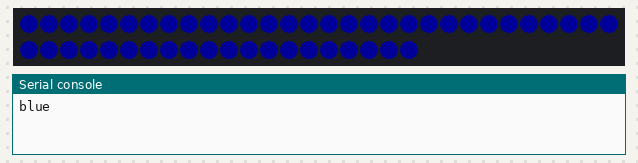
Bench run of a program on a simulated Raspberry Pi Pico running MicroPython. On the bench: 50 RGB LEDs in strip order, left to right, continuing on the next row, the last lines printed to the serial console. Dim RGB values are drawn brighter than linear. At 11.9 s the program stops and its outputs stay as they are.

Above: at 0.45 s.
At 3.19 s:
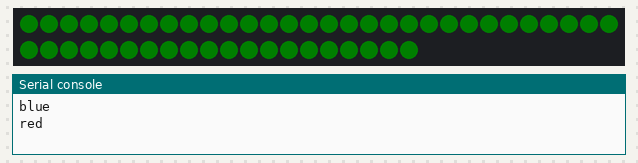
At 4.72 s:
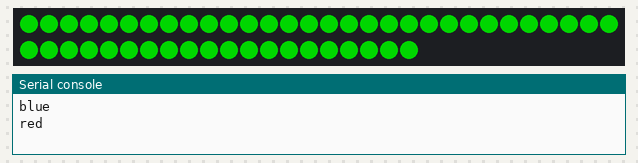
At 6.24 s:
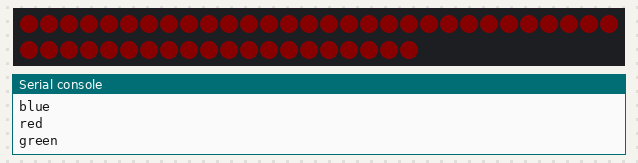
At 8.98 s:
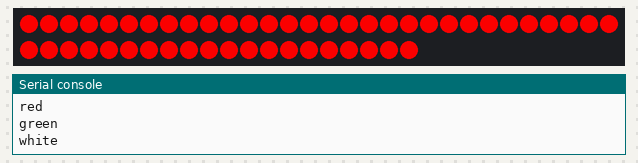
At 12.0 s:
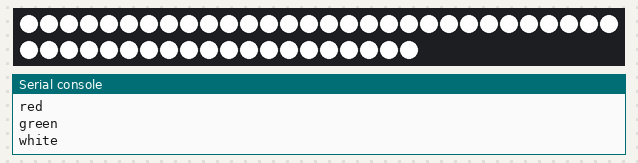

The program:

PIO_WS2812B_NeoPixel.py
```python
import array, time
from machine import Pin
from rp2 import PIO, StateMachine, asm_pio

# Configure the number of WS2812 LEDs.
NUM_LEDS = 50

@asm_pio(sideset_init=PIO.OUT_LOW, out_shiftdir=PIO.SHIFT_LEFT,
         autopull=True, pull_thresh=24)
def ws2812():
    T1 = 2
    T2 = 5
    T3 = 3
    label("bitloop")
    out(x, 1)				.side(0) [T3 - 1]
    jmp(not_x, "do_zero")	.side(1) [T1 - 1]
    jmp("bitloop")			.side(1) [T2 - 1]
    label("do_zero")
    nop()					.side(0) [T2 - 1]

# Create a StateMachine with the ws2812 code and output on Pin(15).
# Pin 15 matches Pimoroni Plasma Stick 2040W
sm = StateMachine(0, ws2812, freq=8000000, sideset_base=Pin(15))

# Start the StateMachine, it will wait for data on its FIFO.
sm.active(1)

# Display a pattern on the LEDs via an array of LED RGB values.
ar = array.array("I", [0 for _ in range(NUM_LEDS)])

print("blue")
for j in range(0, 255):
    for i in range(NUM_LEDS):
        ar[i] = j
    sm.put(ar, 8)
    time.sleep_ms(10)

print("red")
for j in range(0, 255):
    for i in range(NUM_LEDS):
        ar[i] = j<<16
    sm.put(ar, 8)
    time.sleep_ms(10)

print("green")
for j in range(0, 255):
    for i in range(NUM_LEDS):
        ar[i] = j<<8
    sm.put(ar, 8)
    time.sleep_ms(10)

print("white")
for j in range(0, 255):
    for i in range(NUM_LEDS):
        ar[i] = (j<<16) + (j<<8) + j
    sm.put(ar, 8)
    time.sleep_ms(10)
```
